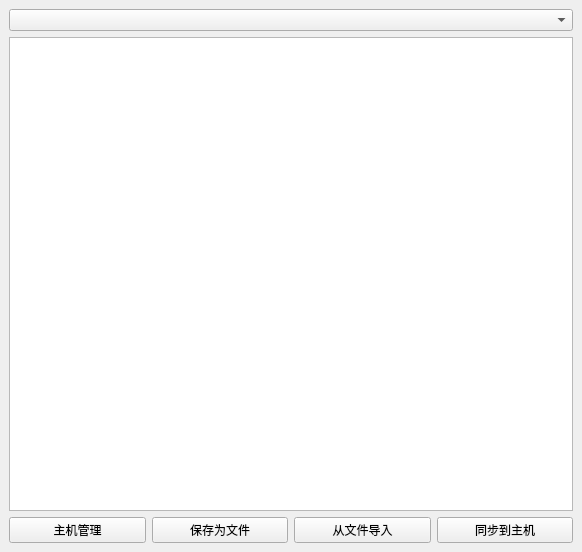
<?xml version="1.0" encoding="UTF-8"?>
<ui version="4.0">
 <class>MainWindow</class>
 <widget class="QMainWindow" name="MainWindow">
  <property name="geometry">
   <rect>
    <x>0</x>
    <y>0</y>
    <width>582</width>
    <height>552</height>
   </rect>
  </property>
  <property name="windowTitle">
   <string>ImageTransfer</string>
  </property>
  <widget class="QWidget" name="centralwidget">
   <property name="sizePolicy">
    <sizepolicy hsizetype="Expanding" vsizetype="Expanding">
     <horstretch>0</horstretch>
     <verstretch>0</verstretch>
    </sizepolicy>
   </property>
   <layout class="QFormLayout" name="formLayout">
    <item row="0" column="0" colspan="2">
     <layout class="QVBoxLayout" name="verticalLayout">
      <property name="sizeConstraint">
       <enum>QLayout::SetMaximumSize</enum>
      </property>
      <item>
       <widget class="QComboBox" name="host_select"/>
      </item>
      <item>
       <widget class="QListView" name="image_list"/>
      </item>
      <item>
       <layout class="QHBoxLayout" name="horizontalLayout">
        <item>
         <widget class="QPushButton" name="host_manager_btn">
          <property name="text">
           <string>主机管理</string>
          </property>
         </widget>
        </item>
        <item>
         <widget class="QPushButton" name="save_to_file_btn">
          <property name="text">
           <string>保存为文件</string>
          </property>
         </widget>
        </item>
        <item>
         <widget class="QPushButton" name="load_from_file_btn">
          <property name="text">
           <string>从文件导入</string>
          </property>
         </widget>
        </item>
        <item>
         <widget class="QPushButton" name="sync_to_host_htn">
          <property name="text">
           <string>同步到主机</string>
          </property>
         </widget>
        </item>
       </layout>
      </item>
     </layout>
    </item>
   </layout>
  </widget>
  <action name="actionEndpoint">
   <property name="text">
    <string>主机管理</string>
   </property>
  </action>
  <action name="actionAbout">
   <property name="text">
    <string>关于</string>
   </property>
  </action>
  <action name="actionExit">
   <property name="text">
    <string>退出</string>
   </property>
  </action>
 </widget>
 <resources/>
 <connections/>
</ui>
